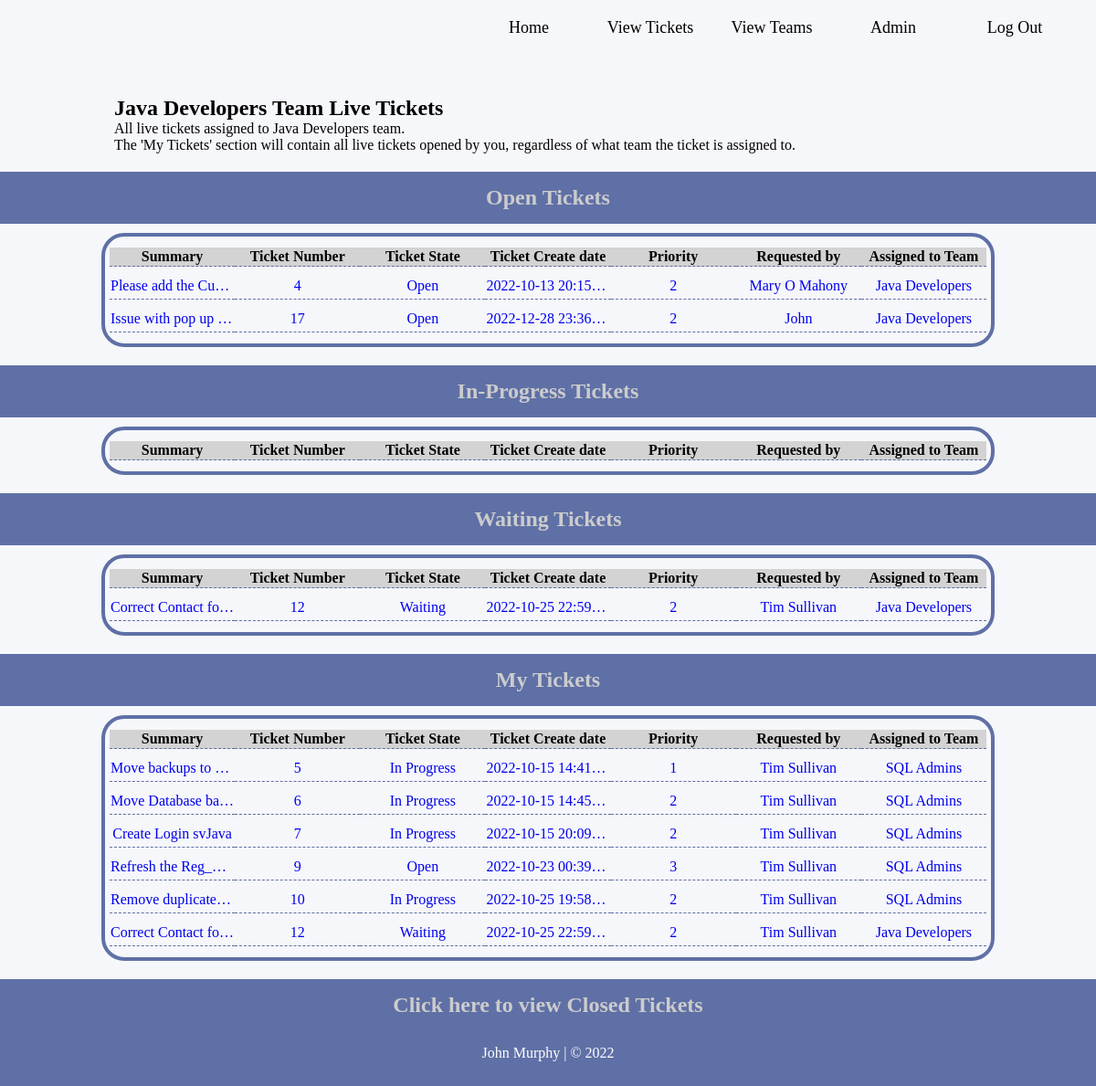
Page /opentickets (signed in) on the earlier database version.
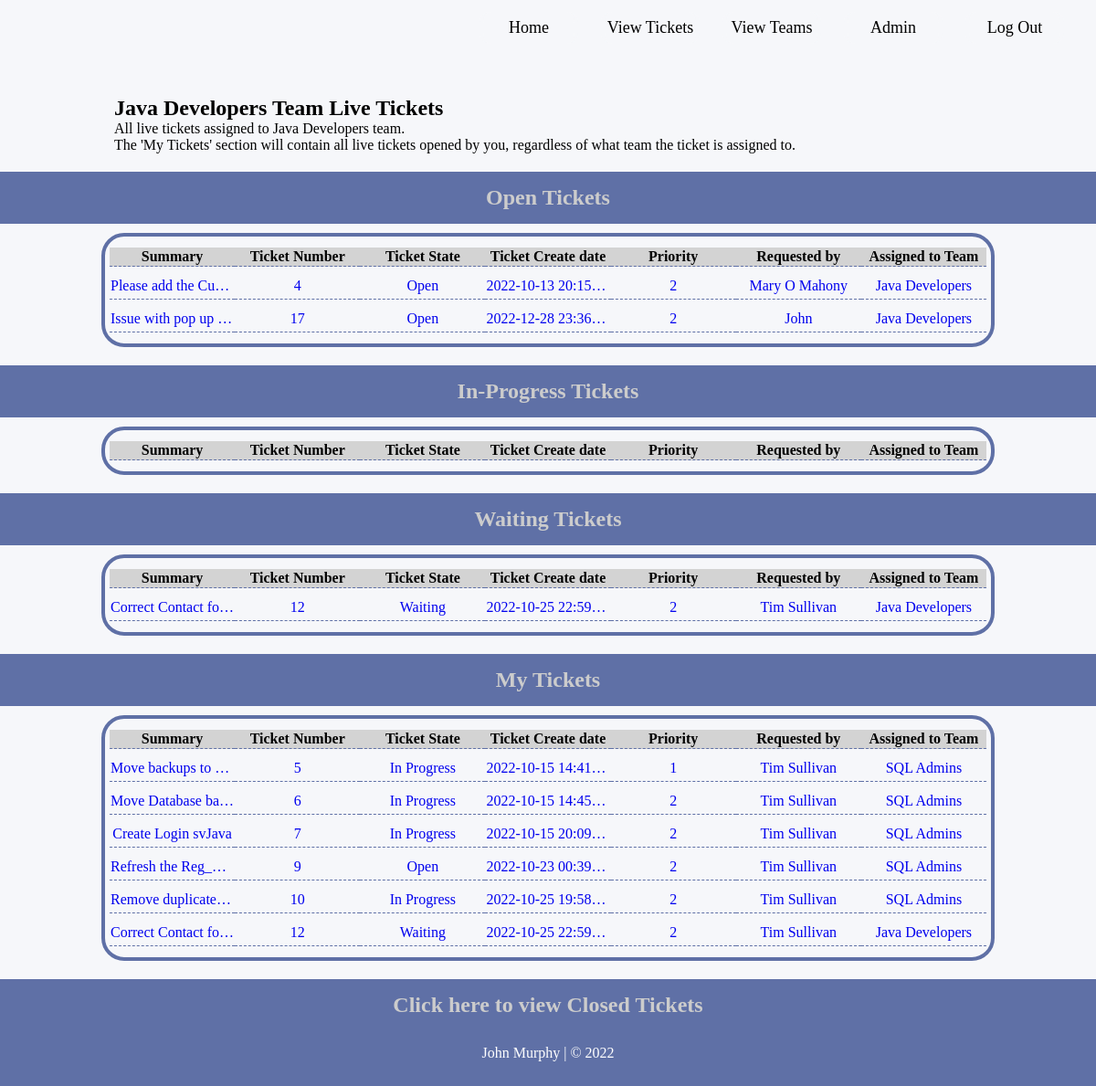
Same page on the later database version.
### TicketDB.py (models this page shows, shortened)
class Ticket(db.Model):
    __tablename__ = "tickettable"
    ticket_id = db.Column(db.Integer, primary_key=True, unique=True, autoincrement=True)
    user_id = db.Column(db.Integer, db.ForeignKey(User.user_id))
    ticket_user = db.relationship("User", backref='Ticket')
    ticket_created = db.Column(db.String(50), default=func.now())
    description = db.Column(db.String(300))
    state = db.Column(db.String(30), default="Open")
    team_id = db.Column(db.Integer, db.ForeignKey(Team.team_id))
    ticket_team = db.relationship("Team", backref='Ticket')
    contact_num = db.Column(db.String(20))
    priority = db.Column(db.Integer)
    summary = db.Column(db.String(80))
    environment = db.Column(db.String(50))
    ticket_sp_instruction = db.Column(db.String(200))

class User(db.Model):
    __tablename__ = "usertable"
    user_id = db.Column(db.Integer, primary_key=True, unique=True, autoincrement=True)
    username = db.Column(db.String(50))
    name = db.Column(db.String(50))
    email = db.Column(db.String(50), unique=True)
    jobTitle = db.Column(db.String(60))
    password = db.Column(db.String(12))
    dateCreated = db.Column(db.DATETIME, default=func.now())
    tasksComplete = db.Column(db.Integer)
    team_id = db.Column(db.Integer, db.ForeignKey(Team.team_id))
    team_user = db.relationship("Team", backref='User')

class Team(db.Model):
    __tablename__ = "teamtable"
    team_id = db.Column(db.Integer, primary_key=True, unique=True, autoincrement=True)
    team_name = db.Column(db.String(50), unique=True)
    team_category = db.Column(db.String(50))

### main.py (the view)
@app.route('/opentickets')
def allOpenTickets():
    tickets = Ticket.query.all()
    user = session["user"]
    loggedteam = User.query.with_entities(User.team_id).filter(User.user_id == user).all()
    loggedteam = str(loggedteam)
    loggedteam = loggedteam.strip("[ ] , ( )")
    team_name = Team.query.with_entities(Team.team_name).filter(Team.team_id == loggedteam).all()
    team_name = str(team_name)
    team_name = team_name.strip("[ ] , ( ), '")
    openTickets = Ticket.query.with_entities(Ticket.ticket_id, Ticket.user_id,  User.name, Ticket.
                    ticket_created, Ticket.description, Ticket.state, Ticket.team_id, Team.team_name, User.
                    email, Ticket.priority, Ticket.summary, Ticket.environment, Ticket.ticket_sp_instruction)\
                    .join(Team, Ticket.team_id == Team.team_id).join(User, Ticket.
                    user_id == User.user_id).filter(and_(Ticket.state == 'Open', Ticket.team_id == loggedteam)).all()
    progTickets = Ticket.query.with_entities(Ticket.ticket_id, Ticket.user_id,  User.name, Ticket
                    .ticket_created, Ticket.description, Ticket.state, Ticket.team_id, Team.team_name, User
                    .email, Ticket.priority, Ticket.summary, Ticket.environment, Ticket
                    .ticket_sp_instruction).join(Team, Ticket.team_id == Team.team_id).join(User, Ticket
                    .user_id == User.user_id).filter(and_(Ticket.state == 'In Progress'), (Ticket.team_id == loggedteam)).all()
    waitTickets = Ticket.query.with_entities(Ticket.ticket_id, Ticket.user_id,  User.name, Ticket
                    .ticket_created, Ticket.description, Ticket.state, Ticket.team_id, Team.team_name, User
                    .email, Ticket.priority, Ticket.summary, Ticket.environment, Ticket
                    .ticket_sp_instruction).join(Team, Ticket.team_id == Team.team_id).join(User, Ticket
                    .user_id == User.user_id).filter(and_(Ticket.state == 'Waiting'), (Ticket.team_id == loggedteam)).all()
    myTickets = Ticket.query.with_entities(Ticket.ticket_id, Ticket.user_id,  User.name, Ticket
                    .ticket_created, Ticket.description, Ticket.state, Ticket.team_id, Team.team_name, User
                    .email, Ticket.priority, Ticket.summary, Ticket.environment, Ticket
                    .ticket_sp_instruction).join(Team, Ticket.team_id == Team.team_id).join(User, Ticket
                    .user_id == User.user_id).filter(and_(Ticket.user_id == user), (Ticket.state != 'Fulfilled'),
                    (Ticket.state != 'Closed Incomplete')).all()
    return render_template('openTickets.html', openTickets=openTickets, progTickets=progTickets, waitTickets=waitTickets,
                           myTickets=myTickets, team_name=team_name)

### templates/openTickets.html (shortened to what the changed rows need)
<!DOCTYPE html>
<html lang="en">
<head>
	<link rel="stylesheet" href="{{ url_for('static', filename='css/ttStyle.css') }}">
</head>
<body>
<div id="wrapper">
	<div id="tickets_text_top">
		<div id="tickets_text_top_inner">
			<h2>{{ team_name }} Team Live Tickets</h2>
		</div>
	</div>
	<div id="opentickets_holder">
		<div class="ticket_title">
			<h2>Open Tickets</h2>
		</div>
		<div id="opentick_table" style="overflow-x: auto;">
        	<table id="tickettable">
				<tr id="tableheader">
					<th id="tdlarge">Summary</th>
					<th>Ticket Number</th>
					<th>Ticket State</th>
					<th>Ticket Create date</th>
					<th>Priority</th>
					<th>Requested by</th>
					<th>Assigned to Team</th>
				</tr>
			</table>
		</div>
		<div class="ticket_title">
        	<h2 id = "anchor_progress">In-Progress Tickets</h2>
		</div>
		<div id="opentick_table" style="overflow-x: auto;">
			<table id="tickettable">
				<tr id="tableheader">
					<th id="tdlarge">Summary</th>
					<th>Ticket Number</th>
					<th>Ticket State</th>
					<th>Ticket Create date</th>
					<th>Priority</th>
					<th>Requested by</th>
					<th>Assigned to Team</th>
				</tr>
			</table>
		</div>
		<div class="ticket_title">
			<h2 id = "anchor_waiting">Waiting Tickets</h2>
		</div>
		<div id="opentick_table" style="overflow-x: auto;">
			<table id="tickettable">
				<tr id="tableheader">
					<th id="tdlarge">Summary</th>
					<th>Ticket Number</th>
					<th>Ticket State</th>
					<th>Ticket Create date</th>
					<th>Priority</th>
					<th>Requested by</th>
					<th>Assigned to Team</th>
				</tr>
			</table>
		</div>
		<div class="ticket_title">
			<h2 id = "anchor_myTickets">My Tickets</h2>
		</div>
		<div id="opentick_table" style="overflow-x: auto;">
			<table id="tickettable">
				<tr id="tableheader">
					<th id="tdlarge">Summary</th>
					<th>Ticket Number</th>
					<th>Ticket State</th>
					<th>Ticket Create date</th>
					<th>Priority</th>
					<th>Requested by</th>
					<th>Assigned to Team</th>
				</tr>
			</table>
			{% for myTicket in myTickets %}
			<a href="/ticket/{{ myTicket.ticket_id }}">
				<table id="tickettable">
					<tr>
						<td id="tdlarge">{{ myTicket.summary }}</td>
						<td>{{ myTicket.ticket_id }}</td>
						<td>{{ myTicket.state }}</td>
						<td> {{ myTicket.ticket_created }}</td>
						<td> {{ myTicket.priority }}</td>
						<td>{{ myTicket.name }}</td>
						<td>{{ myTicket.team_name }}</td>
					</tr>
				</table>
			</a>
			{% endfor %}
		</div>
		<div id="closed_ticket_holder">
			<h2><a href="/closedtickets">Click here to view Closed Tickets</a></h2>
		</div>
	</div>
</div>
</body>
</html>

Differences in the rows shown:
changed Ticket "Refresh the Reg_…": priority "3" → "2"
